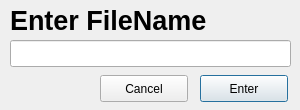
<?xml version="1.0" encoding="UTF-8"?>
<ui version="4.0">
 <class>savefile</class>
 <widget class="QDialog" name="savefile">
  <property name="geometry">
   <rect>
    <x>0</x>
    <y>0</y>
    <width>300</width>
    <height>110</height>
   </rect>
  </property>
  <property name="windowTitle">
   <string>Dialog</string>
  </property>
  <widget class="QLabel" name="label">
   <property name="geometry">
    <rect>
     <x>10</x>
     <y>10</y>
     <width>281</width>
     <height>21</height>
    </rect>
   </property>
   <property name="font">
    <font>
     <pointsize>20</pointsize>
     <weight>75</weight>
     <bold>true</bold>
    </font>
   </property>
   <property name="text">
    <string>Enter FileName</string>
   </property>
   <property name="alignment">
    <set>Qt::AlignLeading|Qt::AlignLeft|Qt::AlignVCenter</set>
   </property>
  </widget>
  <widget class="QLineEdit" name="lineEdit">
   <property name="geometry">
    <rect>
     <x>10</x>
     <y>40</y>
     <width>281</width>
     <height>27</height>
    </rect>
   </property>
  </widget>
  <widget class="QPushButton" name="pushButton">
   <property name="geometry">
    <rect>
     <x>200</x>
     <y>75</y>
     <width>88</width>
     <height>27</height>
    </rect>
   </property>
   <property name="text">
    <string>Enter</string>
   </property>
  </widget>
  <widget class="QPushButton" name="pushButton_2">
   <property name="geometry">
    <rect>
     <x>100</x>
     <y>75</y>
     <width>88</width>
     <height>27</height>
    </rect>
   </property>
   <property name="text">
    <string>Cancel</string>
   </property>
  </widget>
 </widget>
 <resources/>
 <connections/>
</ui>
